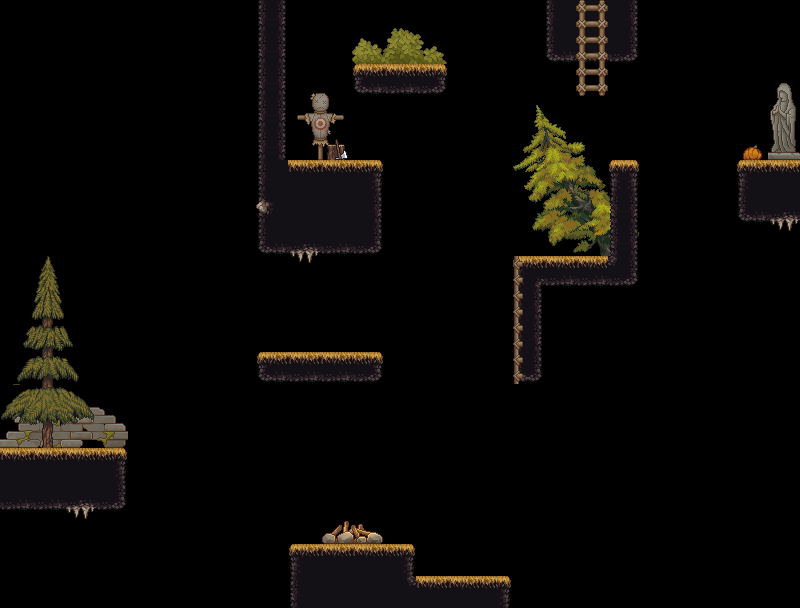

This is a level from a 2D game, rendered from its Tiled map with the project's own tilesets. A one-line summary and the map file follow, with tile-layer data summarised:
An orthogonal 25x19 tile map with 32x32 px tiles, 4 tile layers (decorations back, Ground, decorations, decorations 2), 13 tilesets and 12 objects.

<map version="1.10" tiledversion="1.12.2" orientation="orthogonal" renderorder="right-down" width="25" height="19" tilewidth="32" tileheight="32" infinite="0" nextlayerid="10" nextobjectid="60">
 <editorsettings>
  <export target="room5.lua" format="lua" />
 </editorsettings>
 <tileset firstgid="1" name="Floor Tiles2" tilewidth="32" tileheight="32" tilecount="162" columns="9">
  <image source="../assets/tilesets/Floor Tiles2.png" width="288" height="576" />
 </tileset>
 <tileset firstgid="163" name="Other Tiles2" tilewidth="32" tileheight="32" tilecount="63" columns="9">
  <image source="../assets/tilesets/Other Tiles2.png" width="288" height="224" />
 </tileset>
 <tileset firstgid="226" name="ground" tilewidth="32" tileheight="32" tilecount="64" columns="8">
  <image source="../assets/tilesets/ground.png" width="256" height="256" />
 </tileset>
 <tileset firstgid="290" name="TX Village Props" tilewidth="32" tileheight="32" tilecount="1024" columns="32">
  <image source="../assets/tilesets/TX Village Props.png" width="1024" height="1024" />
 </tileset>
 <tileset firstgid="1314" name="Small Tent" tilewidth="32" tileheight="32" tilecount="4" columns="2">
  <image source="../assets/tilesets/Small Tent.png" width="64" height="64" />
 </tileset>
 <tileset firstgid="1318" name="Pine Trees" tilewidth="32" tileheight="32" tilecount="126" columns="21">
  <image source="../assets/tilesets/Pine Trees.png" width="672" height="192" />
 </tileset>
 <tileset firstgid="1444" name="Pine forest sheet" tilewidth="32" tileheight="32" tilecount="60" columns="10">
  <image source="../assets/tilesets/Pine forest sheet.png" width="320" height="208" />
 </tileset>
 <tileset firstgid="1504" name="Other Tiles2" tilewidth="32" tileheight="32" tilecount="63" columns="9">
  <image source="../assets/tilesets/Other Tiles2.png" width="288" height="224" />
 </tileset>
 <tileset firstgid="1567" name="Large Tent" tilewidth="32" tileheight="32" tilecount="12" columns="3">
  <image source="../assets/tilesets/Large Tent.png" width="96" height="128" />
 </tileset>
 <tileset firstgid="1579" name="Large Pine Tree" tilewidth="32" tileheight="32" tilecount="20" columns="4">
  <image source="../assets/tilesets/Large Pine Tree.png" width="128" height="176" />
 </tileset>
 <tileset firstgid="1599" name="Decor" tilewidth="32" tileheight="32" tilecount="221" columns="13">
  <image source="../assets/tilesets/Decor.png" width="416" height="544" />
 </tileset>
 <tileset firstgid="1820" name="Torch" tilewidth="32" tileheight="32" tilecount="24" columns="6">
  <image source="../assets/tilesets/Torch.png" width="192" height="128" />
  <tile id="18">
   <animation>
    <frame tileid="18" duration="100" />
    <frame tileid="19" duration="100" />
    <frame tileid="20" duration="100" />
    <frame tileid="21" duration="100" />
    <frame tileid="22" duration="100" />
    <frame tileid="23" duration="100" />
   </animation>
  </tile>
 </tileset>
 <tileset firstgid="1844" name="Pixel Art Furnace and Sawmill" tilewidth="32" tileheight="32" tilecount="48" columns="12">
  <image source="../assets/tilesets/Pixel Art Furnace and Sawmill.png" width="384" height="128" />
  <tile id="25">
   <animation>
    <frame tileid="25" duration="100" />
    <frame tileid="27" duration="100" />
    <frame tileid="29" duration="100" />
    <frame tileid="31" duration="100" />
    <frame tileid="33" duration="100" />
    <frame tileid="35" duration="100" />
   </animation>
  </tile>
  <tile id="37">
   <animation>
    <frame tileid="37" duration="100" />
    <frame tileid="39" duration="100" />
    <frame tileid="41" duration="100" />
    <frame tileid="43" duration="100" />
    <frame tileid="45" duration="100" />
    <frame tileid="47" duration="100" />
   </animation>
  </tile>
 </tileset>
 <layer id="8" name="decorations back" width="25" height="19">
  <data>[475 cells, 28 non-empty, 28 distinct tile ids]</data>
 </layer>
 <layer id="1" name="Ground" width="25" height="19">
  <data>[475 cells, 66 non-empty, 23 distinct tile ids]</data>
 </layer>
 <layer id="7" name="decorations" width="25" height="19">
  <data>[475 cells, 32 non-empty, 32 distinct tile ids]</data>
 </layer>
 <layer id="9" name="decorations 2" width="25" height="19">
  <data>[475 cells, 12 non-empty, 9 distinct tile ids]</data>
 </layer>
 <objectgroup id="3" name="Collisions" visible="0">
  <object id="47" x="288" y="576.364" width="223.818" height="31.8182" />
  <object id="48" x="288.182" y="544.182" width="127.455" height="64" />
  <object id="49" x="0.181818" y="448.364" width="127.455" height="31.2727" />
  <object id="50" x="256.182" y="352" width="127.818" height="32" />
  <object id="52" x="511.75" y="257.091" width="32.5" height="128" />
  <object id="53" x="511.75" y="256.25" width="128.25" height="31.75" />
  <object id="54" x="608.25" y="160.25" width="31.5" height="128" />
  <object id="55" x="736" y="159.5" width="63.25" height="32.5" />
  <object id="56" x="543.818" y="0.181818" width="96" height="63.6364" />
  <object id="57" x="255.333" y="160.333" width="128" height="95.6667" />
  <object id="58" x="351.636" y="64.3636" width="96" height="31.2727" />
  <object id="59" x="256" y="0.363636" width="32.1818" height="255.636" />
 </objectgroup>
</map>
